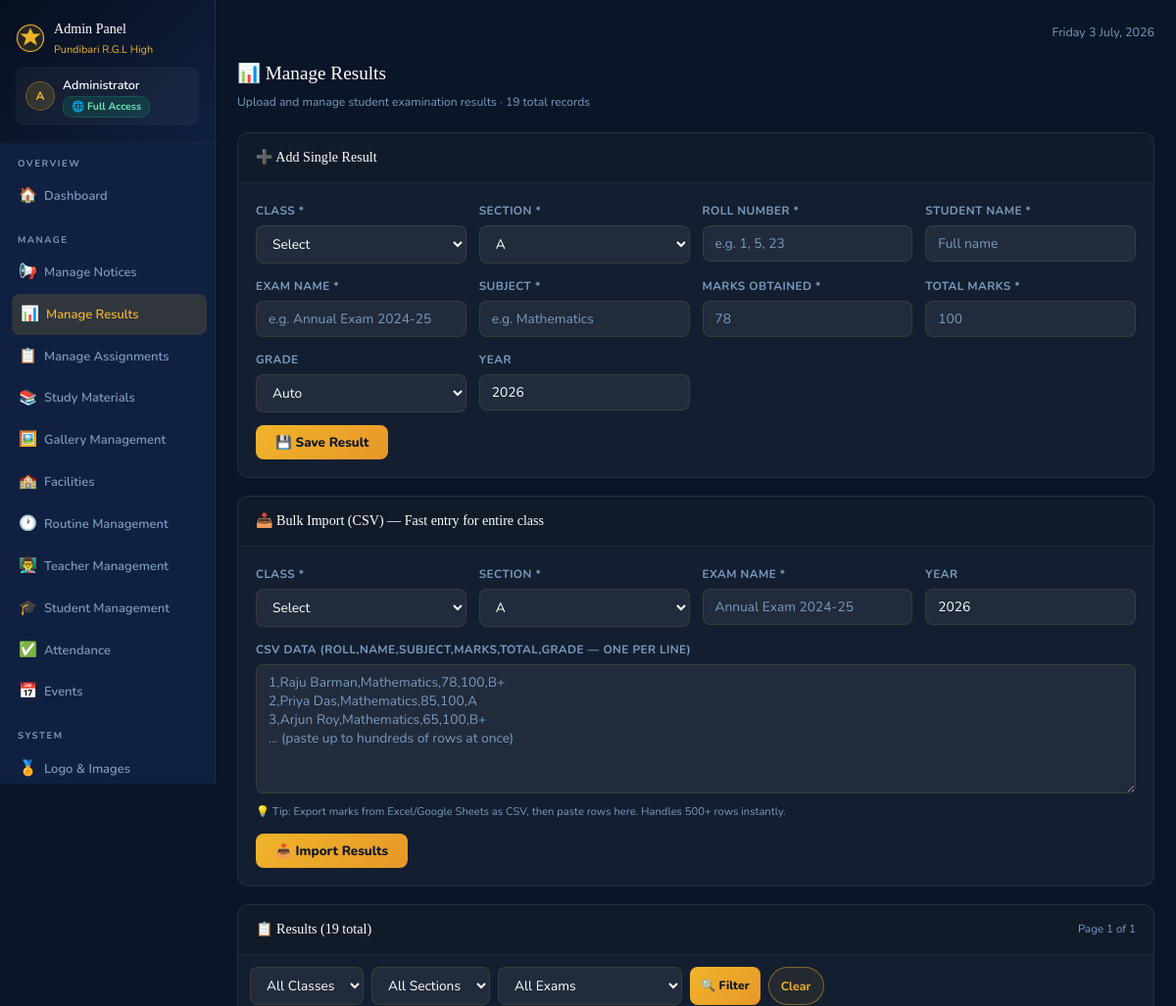
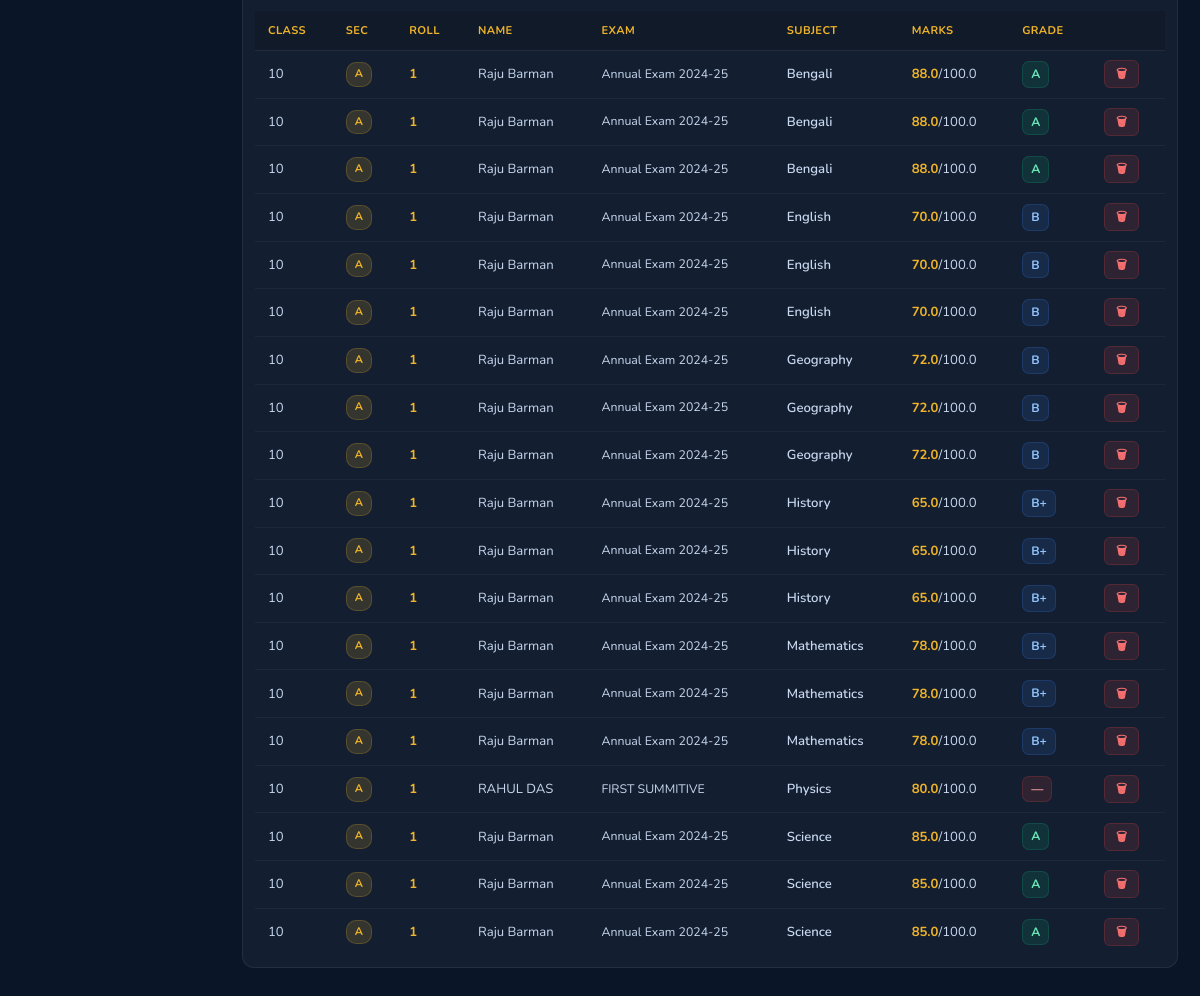
Page /admin/results (signed in) on the committed database (2 pictures, top to bottom).
### tables this page shows
CREATE TABLE results(id INTEGER PRIMARY KEY AUTOINCREMENT,
      roll_number TEXT NOT NULL,student_name TEXT NOT NULL,
      class TEXT NOT NULL,section TEXT NOT NULL,exam_name TEXT NOT NULL,
      subject TEXT NOT NULL,marks_obtained REAL,total_marks REAL,grade TEXT,
      year INTEGER,created_at TIMESTAMP DEFAULT CURRENT_TIMESTAMP);

### app.py (the view)
@app.route('/admin/results')
@perm_req('can_manage_results')
def admin_results():
    cls=request.args.get('class',''); sec=request.args.get('section','')
    exam=request.args.get('exam',''); page=max(1,int(request.args.get('page',1)))
    db=get_db()
    q="SELECT * FROM results WHERE 1=1"; p=[]
    if cls: q+=" AND class=?"; p.append(cls)
    if sec: q+=" AND section=?"; p.append(sec)
    if exam: q+=" AND exam_name=?"; p.append(exam)
    af, afp = access_filter(session['admin_id']); q += af; p += afp
    total=db.execute(f"SELECT COUNT(*) FROM ({q}) t",p).fetchone()[0]
    offset=(page-1)*PER_PAGE
    res=db.execute(f"{q} ORDER BY class,section,roll_number+0,subject LIMIT {PER_PAGE} OFFSET {offset}",p).fetchall()
    exams=db.execute("SELECT DISTINCT exam_name FROM results ORDER BY exam_name").fetchall()
    db.close()
    tp=max(1,(total+PER_PAGE-1)//PER_PAGE)
    pag=dict(page=page,total=total,total_pages=tp,has_prev=page>1,has_next=page<tp)
    perms = get_admin_perms(session['admin_id'])
    return render_template('admin_results.html',results=res,exams=exams,pagination=pag,
                           filter_class=cls,filter_section=sec,filter_exam=exam,admin_perms=perms)

### app.py (called while the page is built, shortened)
def cache_get(k):
    if k in _cache and _cache_ts.get(k,0)>datetime.now().timestamp():
        return _cache[k]
    return None

def get_db():
    if USE_PG:
        conn=psycopg2.connect(DATABASE_URL,cursor_factory=psycopg2.extras.RealDictCursor)
        return conn
    conn=sqlite3.connect(DB_PATH,timeout=30,check_same_thread=False)
    conn.row_factory=sqlite3.Row
    conn.execute("PRAGMA journal_mode=WAL")
    conn.execute("PRAGMA synchronous=NORMAL")
    conn.execute("PRAGMA cache_size=-32000")
    conn.execute("PRAGMA temp_store=MEMORY")
    conn.execute("PRAGMA mmap_size=268435456")
    conn.execute("PRAGMA optimize")
    return conn

def get_settings():
    cached=cache_get('settings')
    if cached: return cached
    db=get_db()
    rows=db.execute("SELECT key,value FROM settings").fetchall()
    db.close()
    r={row['key']:row['value'] for row in rows}
    cache_set('settings',r); return r

@app.context_processor
def inject_globals():
    ctx = dict(settings=get_settings(), now=datetime.now())
    if 'admin_id' in session:
        ctx['current_admin_perms'] = get_admin_perms(session['admin_id'])
        ctx['is_impersonating'] = session.get('impersonating', False)
    return ctx

def perm_req(key):
    def outer(f):
        @wraps(f)
        def d(*a, **k):
            if 'admin_id' not in session:
                return redirect(url_for('admin_login'))
            perms = get_admin_perms(session['admin_id'])
            if not perms.get(key, 0):
                flash("You don't have permission to access this section. Contact your administrator.", 'error')
                return redirect(url_for('admin_dashboard'))
            return f(*a, **k)
        return d
    return outer

def access_filter(admin_id, cls_col='class', sec_col='section'):
    perms = get_admin_perms(admin_id)
    if perms['scope'] == 'all':
        return '', []

@app.after_request
def _auto_log_admin_activity(response):
    try:
        ep = request.endpoint
        if ep in ADMIN_LOG_ENDPOINTS and 'admin_id' in session:
            action, detail_fn = ADMIN_LOG_ENDPOINTS[ep]
            try: detail = detail_fn()
            except Exception: detail = ''
            log_activity('admin', session['admin_id'], session.get('admin_name',''), action, detail)
    except Exception:
        pass
    return response

### templates/admin_results.html (shortened to what this page needs)
{% extends "admin_base.html" %}
{% block admin_content %}
<div class="admin-topbar-row"><div><div class="admin-page-title">📊 Manage Results</div><div class="admin-page-sub">Upload and manage student examination results · {{ pagination.total }} total records</div></div></div>
<div class="admin-card"><div class="admin-card-head"><div class="admin-card-title">➕ Add Single Result</div></div>
  <div class="admin-card-body"><form method="POST" action="{{ url_for('admin_add_result') }}">
    <div class="form-grid">
      <div class="form-group"><label>Class *</label><select name="class" class="form-control" required><option value="">Select</option></select></div>
      <div class="form-group"><label>Section *</label><select name="section" class="form-control" required><option value="A">A</option></select></div>
      <div class="form-group"><label>Roll Number *</label><input type="text" name="roll_number" class="form-control" placeholder="e.g. 1, 5, 23" required></div>
      <div class="form-group"><label>Student Name *</label><input type="text" name="student_name" class="form-control" placeholder="Full name" required></div>
      <div class="form-group"><label>Exam Name *</label><input type="text" name="exam_name" class="form-control" placeholder="e.g. Annual Exam 2024-25" required></div>
      <div class="form-group"><label>Subject *</label><input type="text" name="subject" class="form-control" placeholder="e.g. Mathematics" required></div>
      <div class="form-group"><label>Marks Obtained *</label><input type="number" name="marks_obtained" class="form-control" placeholder="78" step="0.5" min="0" required></div>
      <div class="form-group"><label>Total Marks *</label><input type="number" name="total_marks" class="form-control" placeholder="100" step="0.5" min="1" required></div>
      <div class="form-group"><label>Grade</label><select name="grade" class="form-control"><option value="">Auto</option></select></div>
      <div class="form-group"><label>Year</label><input type="number" name="year" class="form-control" value="{{ now.year }}"></div>
    </div>
    <div style="margin-top:13px"><button type="submit" class="btn-gold">💾 Save Result</button></div>
  </form></div></div>
<div class="admin-card"><div class="admin-card-head"><div class="admin-card-title">📥 Bulk Import (CSV) — Fast entry for entire class</div></div>
  <div class="admin-card-body"><form method="POST" action="{{ url_for('admin_bulk_results') }}">
    <div class="form-grid">
      <div class="form-group"><label>Class *</label><select name="class" class="form-control" required><option value="">Select</option></select></div>
      <div class="form-group"><label>Section *</label><select name="section" class="form-control" required><option>A</option><option>B</option><option>C</option><option>D</option><option>Science</option><option>Arts</option></select></div>
      <div class="form-group"><label>Exam Name *</label><input type="text" name="exam_name" class="form-control" placeholder="Annual Exam 2024-25" required></div>
      <div class="form-group"><label>Year</label><input type="number" name="year" class="form-control" value="{{ now.year }}"></div>
      <div class="form-group" style="grid-column:1/-1"><label>CSV Data (roll,name,subject,marks,total,grade — one per line)</label><textarea name="bulk_data" class="form-control" rows="6" placeholder="1,Raju Barman,Mathematics,78,100,B+&#10;2,Priya Das,Mathematics,85,100,A&#10;3,Arjun Roy,Mathematics,65,100,B+&#10;... (paste up to hundreds of rows at once)"></textarea>
      <small style="color:var(--text-muted);font-size:.7rem;margin-top:4px">💡 Tip: Export marks from Excel/Google Sheets as CSV, then paste rows here. Handles 500+ rows instantly.</small></div>
    </div>
    <div style="margin-top:13px"><button type="submit" class="btn-gold">📥 Import Results</button></div>
  </form></div></div>
<div class="admin-card"><div class="admin-card-head">
  <div class="admin-card-title">📋 Results ({{ pagination.total }} total)</div>
  <span style="font-size:.72rem;color:var(--text-muted)">Page {{ pagination.page }} of {{ pagination.total_pages }}</span>
</div>
  <div class="admin-card-body" style="padding:12px">
    <form method="GET" style="display:flex;gap:8px;flex-wrap:wrap;margin-bottom:12px">
      <select name="class" class="form-control" style="width:auto"><option value="">All Classes</option></select>
      <select name="section" class="form-control" style="width:auto"><option value="">All Sections</option></select>
      <select name="exam" class="form-control" style="width:auto"><option value="">All Exams</option></select>
      <button type="submit" class="btn-gold btn-sm">🔍 Filter</button>
      <a href="{{ url_for('admin_results') }}" class="btn-outline" style="padding:6px 12px;font-size:.78rem">Clear</a>
    </form>
    <div class="admin-table-wrap"><table class="admin-table"><thead><tr><th>Class</th><th>Sec</th><th>Roll</th><th>Name</th><th>Exam</th><th>Subject</th><th>Marks</th><th>Grade</th><th></th></tr></thead><tbody>
      {% for r in results %}<tr><td>{{ r.class }}</td><td><span class="badge badge-gold">{{ r.section }}</span></td>
      <td style="font-weight:700;color:var(--accent)">{{ r.roll_number }}</td><td>{{ r.student_name }}</td>
      <td style="font-size:.77rem">{{ r.exam_name }}</td><td style="font-weight:600">{{ r.subject }}</td>
      <td><strong style="color:var(--accent)">{{ r.marks_obtained }}</strong>/{{ r.total_marks }}</td>
      <td>{% set g=r.grade or '' %}<span class="grade-badge grade-{{ 'A' if g.startswith('A') else 'B' if g.startswith('B') else 'C' if g.startswith('C') else 'D' }}">{{ g or '—' }}</span></td>
      <td><a href="{{ url_for('admin_delete_result',i=r.id) }}" class="btn-danger" onclick="return confirm('Delete?')">🗑</a></td></tr>
      {% else %}<tr><td colspan="9" style="text-align:center;color:var(--text-muted);padding:32px">No results found.</td></tr>{% endfor %}
    </tbody></table></div>
  </div></div>
{% endblock %}

### rows in the picture
results: class "10", section "A", roll_number "1", student_name "Raju Barman", exam_name "Annual Exam 2024-25", subject "Bengali", marks_obtained "88.0", total_marks "100.0", g "A"
results: class "10", section "A", roll_number "1", student_name "Raju Barman", exam_name "Annual Exam 2024-25", subject "Bengali", marks_obtained "88.0", total_marks "100.0", g "A"
results: class "10", section "A", roll_number "1", student_name "Raju Barman", exam_name "Annual Exam 2024-25", subject "Bengali", marks_obtained "88.0", total_marks "100.0", g "A"
results: class "10", section "A", roll_number "1", student_name "Raju Barman", exam_name "Annual Exam 2024-25", subject "English", marks_obtained "70.0", total_marks "100.0", grade "B"
results: class "10", section "A", roll_number "1", student_name "Raju Barman", exam_name "Annual Exam 2024-25", subject "English", marks_obtained "70.0", total_marks "100.0", grade "B"
results: class "10", section "A", roll_number "1", student_name "Raju Barman", exam_name "Annual Exam 2024-25", subject "English", marks_obtained "70.0", total_marks "100.0", grade "B"
results: class "10", section "A", roll_number "1", student_name "Raju Barman", exam_name "Annual Exam 2024-25", subject "Geography", marks_obtained "72.0", total_marks "100.0", grade "B"
results: class "10", section "A", roll_number "1", student_name "Raju Barman", exam_name "Annual Exam 2024-25", subject "Geography", marks_obtained "72.0", total_marks "100.0", grade "B"
results: class "10", section "A", roll_number "1", student_name "Raju Barman", exam_name "Annual Exam 2024-25", subject "Geography", marks_obtained "72.0", total_marks "100.0", grade "B"
results: class "10", section "A", roll_number "1", student_name "Raju Barman", exam_name "Annual Exam 2024-25", subject "History", marks_obtained "65.0", total_marks "100.0", grade "B+"
results: class "10", section "A", roll_number "1", student_name "Raju Barman", exam_name "Annual Exam 2024-25", subject "History", marks_obtained "65.0", total_marks "100.0", grade "B+"
results: class "10", section "A", roll_number "1", student_name "Raju Barman", exam_name "Annual Exam 2024-25", subject "History", marks_obtained "65.0", total_marks "100.0", grade "B+"
results: class "10", section "A", roll_number "1", student_name "Raju Barman", exam_name "Annual Exam 2024-25", subject "Mathematics", marks_obtained "78.0", total_marks "100.0", grade "B+"
results: class "10", section "A", roll_number "1", student_name "Raju Barman", exam_name "Annual Exam 2024-25", subject "Mathematics", marks_obtained "78.0", total_marks "100.0", grade "B+"
results: class "10", section "A", roll_number "1", student_name "Raju Barman", exam_name "Annual Exam 2024-25", subject "Mathematics", marks_obtained "78.0", total_marks "100.0", grade "B+"
results: class "10", section "A", roll_number "1", student_name "RAHUL DAS", exam_name "FIRST SUMMITIVE", subject "Physics", marks_obtained "80.0", total_marks "100.0", g "—"
results: class "10", section "A", roll_number "1", student_name "Raju Barman", exam_name "Annual Exam 2024-25", subject "Science", marks_obtained "85.0", total_marks "100.0", g "A"
results: class "10", section "A", roll_number "1", student_name "Raju Barman", exam_name "Annual Exam 2024-25", subject "Science", marks_obtained "85.0", total_marks "100.0", g "A"
results: class "10", section "A", roll_number "1", student_name "Raju Barman", exam_name "Annual Exam 2024-25", subject "Science", marks_obtained "85.0", total_marks "100.0", g "A"

### other values in the picture
{{ settings.school_name[:20] }} "Pundibari R.G.L High"
{{ session.admin_name[0] if session.admin_name else 'A' }} "A"
{{ session.admin_name }} "Administrator"
{{ pagination.total }} "19"
{{ pagination.page }} "1"
{{ pagination.total_pages }} "1"
